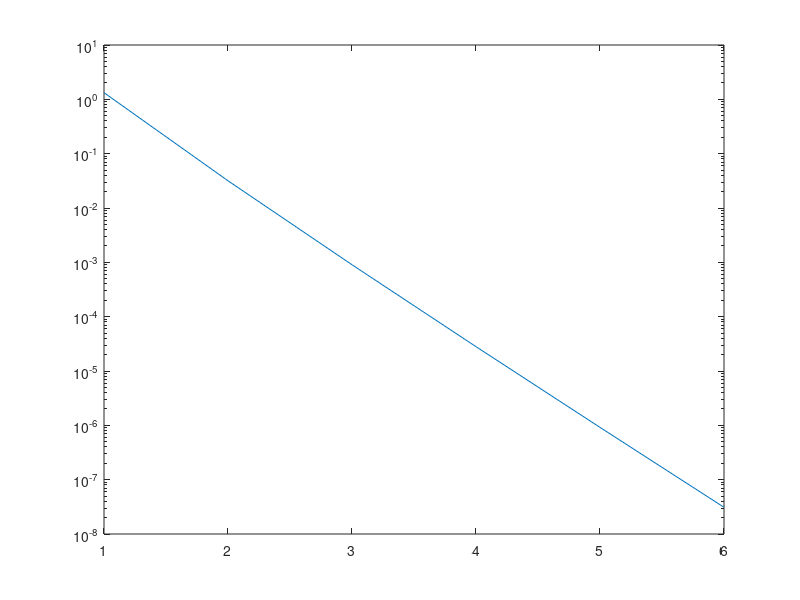

Write the MATLAB code that produced this figure. (Note: this script raises an error after producing the figure.)
%% Problem 1
% Ask for a user input
n = input('input the number of terms to sum: '),

% initialize a variable and a list of zeros
X = 0;
pie = zeros(1,n);

% Sum each term up to n terms, storing each succesive approximation in the pie list
for k = 0:n
	X = X + (-1)^k / (2 * k + 1) * ((4 * (1 / 5)^(2 * k + 1) - (1/239)^(2 * k + 1)));
    pie(k+1) = X;
end

% Multiply every approximation by 4.
pie = 4*pie;

% Create a new array with the error between pi and our approximation
pieerror = abs(pie/pi - 1)*100;

% Plot the error on a logarithmic scale
semilogy(pieerror)


%% Problem 2
% Declare the number of items to sum
n = 50;

% Create a list of zeros and set the last item in that list equal to 1/n
X = zeros(1,n);
X(end) = 1/n;

% Starting at the first nonzero item in the list (n-k+1) generate the next item in the list
for k = 1:n
    X(n-k) = n-k+1 + 1/X(n-k+1);
end

%% Problem 3



%% Problem 4



%% Problem 5



%% Problem 6

% Creating a list to hold all operations to be done, all stored as anonymous functions with A,B,C, and D as the inputs.  All four variables must be used as inputs for each item so the for loop can pass the proper inputs to each list item
problems = {@(A,B,C,D) 2*A + C, @(A,B,C,D) C - 3*B, @(A,B,C,D) 3*B - 2*D,@(A,B,C,D) A*D, @(A,B,C,D) C*A, @(A,B,C,D) A*C, @(A,B,C,D) B*D, @(A,B,C,D) D*B, @(A,B,C,D) B*C, @(A,B,C,D) C*B, @(A,B,C,D) D*A*B, @(A,B,C,D) 2*D.' + B, @(A,B,C,D) D*D, @(A,B,C,D) A*A, @(A,B,C,D) C.' * D, @(A,B,C,D) B*A.', @(A,B,C,D) -2*A.' + 5*C, @(A,B,C,D) B.' + A*D, @(A,B,C,D) 0.5 * (B + B.'), @(A,B,C,D) 0.5 * (B-B.'), @(A,B,C,D) C*C.',@(A,B,C,D) C.' * C, @(A,B,C,D) (C*C.')^(-1), @(A,B,C,D) (C.' *C)^(-1), @(A,B,C,D) B* (A*D).', @(A,B,C,D) A*D*B.'};

% Generate 4 matrices using random numbers
A = rand(2,3);
B = rand(3);
C = rand(3,2);
D = rand(3);

% Determine the length of the problem set to be done to iterate over the correct number
[size,length] = size(problems);

% Iterate over each item in the list.
for n = 1:length
    % Try the nth item in the problem set, catching any errors and outputting the reason for the error.  Problem w throws a warning that is not caught by this code, but it does not prevent the code from running.
    % I could not find a method of catching warnings and errors at the same time and it appears the only way to silence the warning is a user setting.
    % The second elseif term is to catch problem n if it is entered as A^2 rather than A*A.  A^2 gives an error because A is not a square matrix, while A*A warns about inner dimensions not matching.
    try
        problems{n}(A,B,C,D);
        fprintf('%c complete \n',n+96)
    catch MExc
        if MExc.identifier == 'MATLAB:dimagree'
            fprintf('%c cannot be performed, matrix dimensions do not agree \n',n+96)
        elseif MExc.identifier == 'MATLAB:innerdim'
            fprintf('%c cannot be performed, inner matrix dimensions do not agree \n',n+96)
        elseif MExc.identifier == 'MATLAB:mpower:notScalarAndSquareMatrix'
            fprintf('%c cannot be performed, inputs are not a scalar and a square matrix \n',n+96)
        else
            fprintf('An unexpected error ocurred when calculating %c',n+96)
        end
    end
end